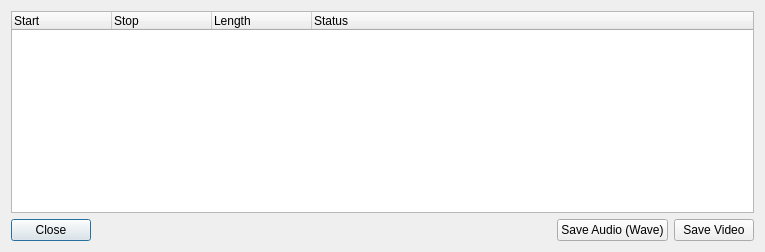
<?xml version="1.0" encoding="UTF-8"?>
<ui version="4.0">
 <class>SaveRecord</class>
 <widget class="QDialog" name="SaveRecord">
  <property name="geometry">
   <rect>
    <x>0</x>
    <y>0</y>
    <width>765</width>
    <height>252</height>
   </rect>
  </property>
  <property name="windowTitle">
   <string>Save Records</string>
  </property>
  <layout class="QVBoxLayout" name="verticalLayout">
   <item>
    <widget class="QTreeWidget" name="treeWidget">
     <property name="rootIsDecorated">
      <bool>false</bool>
     </property>
     <property name="itemsExpandable">
      <bool>false</bool>
     </property>
     <property name="wordWrap">
      <bool>true</bool>
     </property>
     <column>
      <property name="text">
       <string>Start</string>
      </property>
     </column>
     <column>
      <property name="text">
       <string>Stop</string>
      </property>
     </column>
     <column>
      <property name="text">
       <string>Length</string>
      </property>
     </column>
     <column>
      <property name="text">
       <string>Status</string>
      </property>
     </column>
    </widget>
   </item>
   <item>
    <layout class="QHBoxLayout" name="horizontalLayout">
     <item>
      <widget class="QPushButton" name="closeButton">
       <property name="text">
        <string>Close</string>
       </property>
      </widget>
     </item>
     <item>
      <spacer name="horizontalSpacer">
       <property name="orientation">
        <enum>Qt::Horizontal</enum>
       </property>
       <property name="sizeHint" stdset="0">
        <size>
         <width>40</width>
         <height>20</height>
        </size>
       </property>
      </spacer>
     </item>
     <item>
      <widget class="QPushButton" name="saveAudioButton">
       <property name="text">
        <string>Save Audio (Wave)</string>
       </property>
      </widget>
     </item>
     <item>
      <widget class="QPushButton" name="saveVideoButton">
       <property name="text">
        <string>Save Video</string>
       </property>
      </widget>
     </item>
    </layout>
   </item>
  </layout>
 </widget>
 <layoutdefault spacing="6" margin="11"/>
 <resources/>
 <connections>
  <connection>
   <sender>closeButton</sender>
   <signal>clicked()</signal>
   <receiver>SaveRecord</receiver>
   <slot>accept()</slot>
   <hints>
    <hint type="sourcelabel">
     <x>47</x>
     <y>230</y>
    </hint>
    <hint type="destinationlabel">
     <x>382</x>
     <y>125</y>
    </hint>
   </hints>
  </connection>
 </connections>
</ui>
